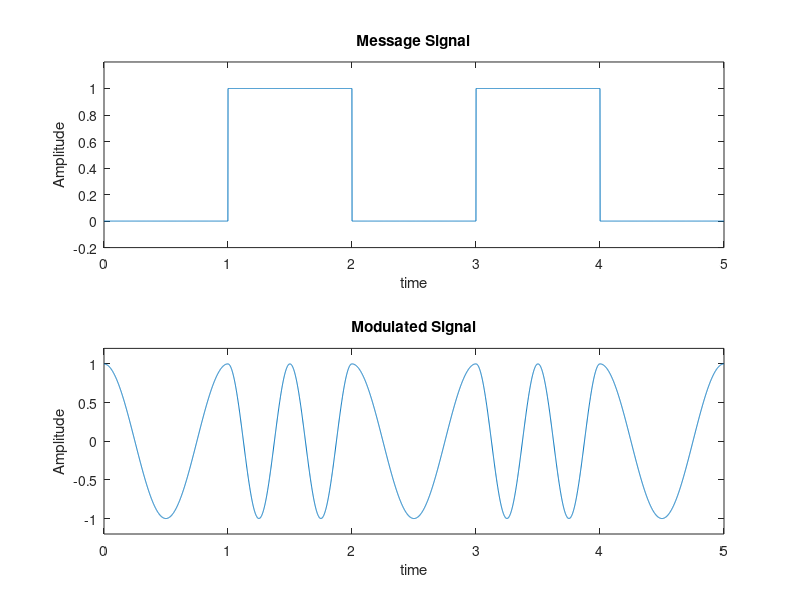

The MATLAB script that drew this image:
clear all;
close all;
clc;

Tb = 1;
f1 = 1000/Tb;
f2 = 2*f1 + 1/Tb;
phi = pi/4; % delay tranmission
N=5000;
Bits = 5;

u1 = @(t) cos(2*pi*f1*t);
u2 = @(t) cos(2*pi*f2*t);
v1 = @(t) sin(2*pi*f1*t);
v2 = @(t) sin(2*pi*f2*t);

t = linspace(0, Bits, N);

message = linspace(0, 1, N);

last_bit = 1;
for b=1:1:Bits
    len = N / Bits;
    offset = ((b - 1) * len) + 1;
    last_bit = ~last_bit;
    fprintf("%d %d %d\n", b, offset, length(message));
    for i=offset:1:min((len+offset), N)
        message(i) = last_bit;
    end
end

subplot(2,1,1);
plot(t, message);
ylim([-0.2, 1.2]);
title("Message Signal");
xlabel("time");
ylabel("Amplitude");

modulated_signal = linspace(0, 1, N);

for i=1:1:length(message)
    time = i/1000;
    if message(i)==1
        fprintf("(on) t=%f\n", time);
        modulated_signal(i) = u2(time*2);
    else
        fprintf("(off) t=%f\n", time);
        modulated_signal(i) = u2(time);
    end
end

subplot(2,1,2);
plot(t, modulated_signal);
ylim([-1.2, 1.2]);
title("Modulated Signal");
xlabel("time");
ylabel("Amplitude");

